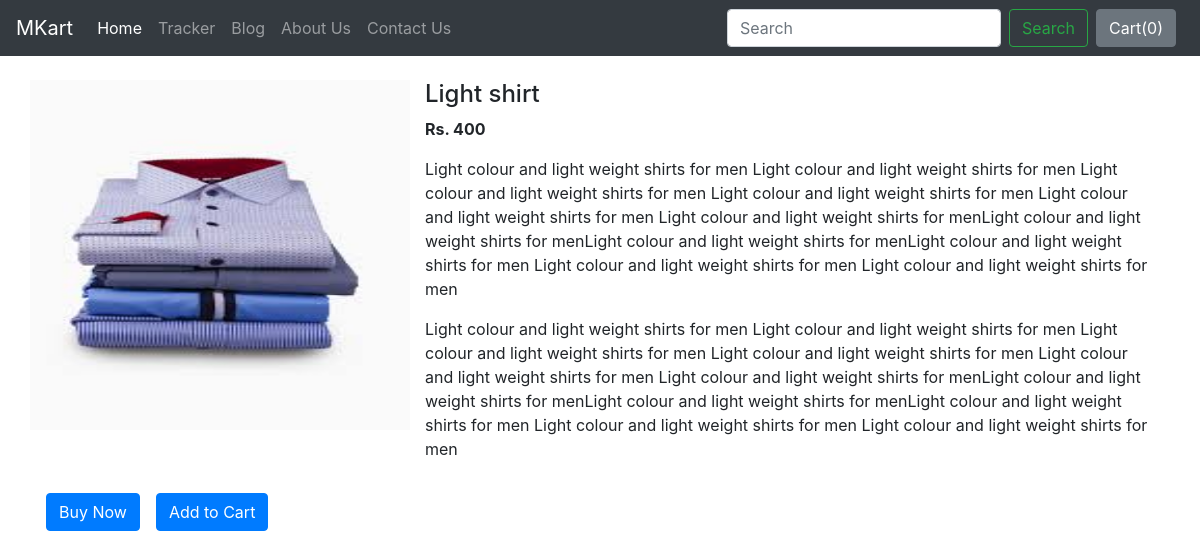
Screenshot of /shop/productview/7 with the database file from the repository.
### shop/models.py (models this page shows, shortened)
class Product(models.Model):
	product_id = models.AutoField
	product_name = models.CharField(max_length=50)
	category = models.CharField(max_length=50,default="")
	subcategory = models.CharField(max_length=50,default="")
	price = models.IntegerField(default=0)
	desc = models.CharField(max_length=300)
	pub_date = models.DateField()
	image = models.ImageField(upload_to = 'shop/images',default="")

### shop/views.py (the view)
# urls.py: path('productview/<int:myid>',views.productview,name='ProductView'),
def productview(request,myid):
	product = Product.objects.filter(id=myid)
	return render(request,'shop/productview.html',{'product':product[0]})

### shop/templates/shop/productview.html (shortened to what this page needs)
{% extends 'shop/basic.html' %}
	{% block body %}
		<div class="container my-4">
			<div class="row">
				<div class="col-md-4">
					<div class="row">
						<img src="/media/{{product.image}}" width= 100% height="350px">
					</div>
				</div>
				<div class="col-md-8">
					<h4 id='namepr{{product.id}}'>{{ product.product_name }}</h4>
					<p><b>Rs. <span id='pricepr{{product.id}}'>{{product.price}}</span></b></p>
					<p>{{ product.desc }} {{ product.desc }} {{ product.desc }} {{ product.desc }} {{ product.desc }} {{ product.desc }}{{ product.desc }}{{ product.desc }}{{ product.desc }} {{ product.desc }} {{ product.desc }}</p>
					<p>{{ product.desc }} {{ product.desc }} {{ product.desc }} {{ product.desc }} {{ product.desc }} {{ product.desc }}{{ product.desc }}{{ product.desc }}{{ product.desc }} {{ product.desc }} {{ product.desc }}</p>
				</div>
			</div>
			<div class="row my-3">
					<button class="btn btn-primary mx-3">Buy Now</button>
					<span id="divpr{{product.id}}" class="divpr">
							<button id="pr{{product.id}}" class="btn btn-primary cart">Add to Cart</button>
					</span>
				</div>
		</div>
	{% endblock %}

### rows the page displays
Product: image (picture), product_name "Light shirt", price "400", desc "Light colour and light weight shirts for men"
